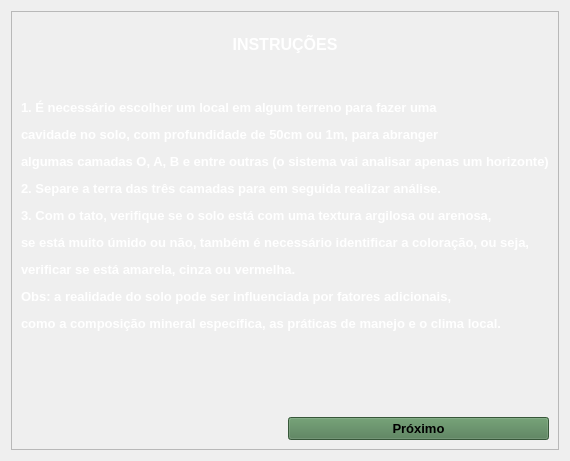
            <widget class="QWidget" name="pag_instrucoes">
             <layout class="QGridLayout" name="gridLayout">
              <item row="0" column="0">
               <widget class="QFrame" name="frame_6">
                <property name="frameShape">
                 <enum>QFrame::StyledPanel</enum>
                </property>
                <property name="frameShadow">
                 <enum>QFrame::Raised</enum>
                </property>
                <layout class="QGridLayout" name="gridLayout_15">
                 <item row="0" column="0" colspan="2">
                  <widget class="QLabel" name="label_3">
                   <property name="sizePolicy">
                    <sizepolicy hsizetype="Preferred" vsizetype="Maximum">
                     <horstretch>0</horstretch>
                     <verstretch>0</verstretch>
                    </sizepolicy>
                   </property>
                   <property name="text">
                    <string>&lt;html&gt;&lt;head/&gt;&lt;body&gt;&lt;p align=&quot;center&quot;&gt;&lt;br/&gt;&lt;span style=&quot; font-size:12pt; font-weight:600; color:#ffffff;&quot;&gt;INSTRUÇÕES&lt;/span&gt;&lt;/p&gt;&lt;p align=&quot;center&quot;&gt;&lt;br/&gt;&lt;/p&gt;&lt;/body&gt;&lt;/html&gt;</string>
                   </property>
                  </widget>
                 </item>
                 <item row="1" column="0" rowspan="2" colspan="2">
                  <widget class="QLabel" name="label_15">
                   <property name="text">
                    <string>&lt;html&gt;&lt;head/&gt;&lt;body&gt;&lt;p align=&quot;justify&quot;&gt;&lt;span style=&quot; font-size:10pt; font-weight:600; color:#ffffff;&quot;&gt;1. É necessário escolher um local em algum terreno para fazer uma&lt;/span&gt;&lt;/p&gt;&lt;p align=&quot;justify&quot;&gt;&lt;span style=&quot; font-size:10pt; font-weight:600; color:#ffffff;&quot;&gt;cavidade no solo, com profundidade de 50cm ou 1m, para abranger&lt;/span&gt;&lt;/p&gt;&lt;p align=&quot;justify&quot;&gt;&lt;span style=&quot; font-size:10pt; font-weight:600; color:#ffffff;&quot;&gt;algumas camadas O, A, B e entre outras (o sistema vai analisar apenas um horizonte)&lt;/span&gt;&lt;/p&gt;&lt;p align=&quot;justify&quot;&gt;&lt;span style=&quot; font-size:10pt; font-weight:600; color:#ffffff;&quot;&gt;2. Separe a terra das três camadas para em seguida realizar análise.&lt;/span&gt;&lt;/p&gt;&lt;p align=&quot;justify&quot;&gt;&lt;span style=&quot; font-size:10pt; font-weight:600; color:#ffffff;&quot;&gt;3. Com o tato, verifique se o solo está com uma textura argilosa ou arenosa, &lt;/span&gt;&lt;/p&gt;&lt;p align=&quot;justify&quot;&gt;&lt;span style=&quot; font-size:10pt; font-weight:600; color:#ffffff;&quot;&gt;se está muito úmido ou não, também é necessário identificar a coloração, ou seja,&lt;/span&gt;&lt;/p&gt;&lt;p align=&quot;justify&quot;&gt;&lt;span style=&quot; font-size:10pt; font-weight:600; color:#ffffff;&quot;&gt;verificar se está amarela, cinza ou vermelha. &lt;/span&gt;&lt;/p&gt;&lt;p align=&quot;justify&quot;&gt;&lt;span style=&quot; font-size:10pt; font-weight:600; color:#ffffff;&quot;&gt;Obs: a realidade do solo pode ser influenciada por fatores adicionais,&lt;/span&gt;&lt;/p&gt;&lt;p align=&quot;justify&quot;&gt;&lt;span style=&quot; font-size:10pt; font-weight:600; color:#ffffff;&quot;&gt;como a composição mineral específica, as práticas de manejo e o clima local.&lt;/span&gt;&lt;/p&gt;&lt;p align=&quot;justify&quot;&gt;&lt;br/&gt;&lt;/p&gt;&lt;p align=&quot;justify&quot;&gt;&lt;br/&gt;&lt;/p&gt;&lt;/body&gt;&lt;/html&gt;</string>
                   </property>
                  </widget>
                 </item>
                 <item row="3" column="1">
                  <widget class="QPushButton" name="proximo">
                   <property name="font">
                    <font>
                     <pointsize>10</pointsize>
                     <weight>75</weight>
                     <bold>true</bold>
                    </font>
                   </property>
                   <property name="styleSheet">
                    <string notr="true">background-color: rgb(77, 122, 80);</string>
                   </property>
                   <property name="text">
                    <string>Próximo</string>
                   </property>
                  </widget>
                 </item>
                </layout>
               </widget>
              </item>
             </layout>
            </widget>
